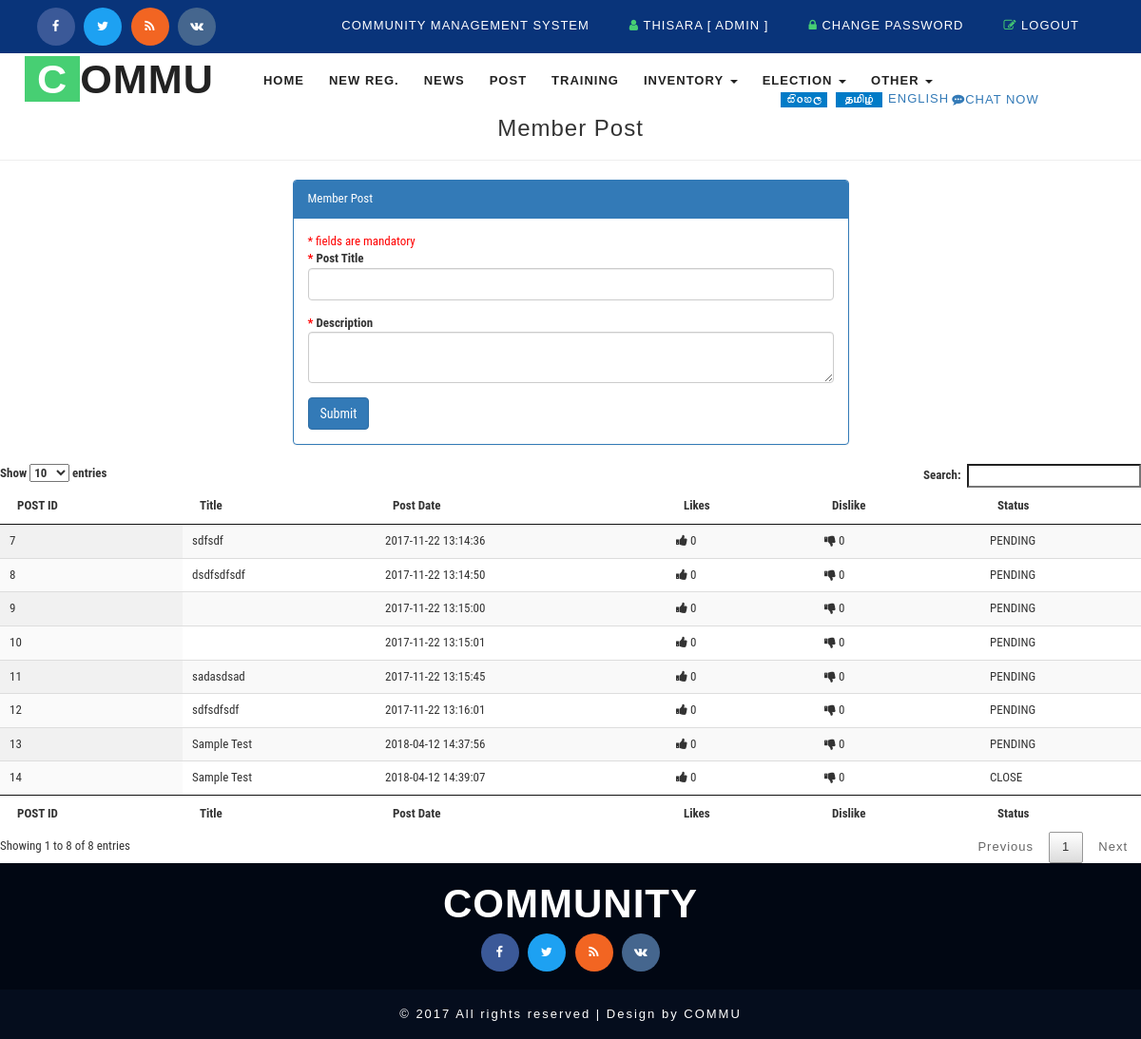
/member_post.php (signed in), run on the app's committed database.
### tables this page shows
CREATE TABLE `cms_post` (  `id` int(5) NOT NULL AUTO_INCREMENT,  `posttitle` varchar(250) DEFAULT NULL,  `description` varchar(250) DEFAULT NULL,  `plike` int(5) DEFAULT 0,  `dislike` int(5) DEFAULT 0,  `usercreated` int(5) DEFAULT NULL COMMENT 'cms_member',  `datecreated` timestamp NOT NULL DEFAULT current_timestamp(),  `status` varchar(10) DEFAULT 'PENDING' COMMENT 'PENDING|ACTIVE|CLOSE',  PRIMARY KEY (`id`),  KEY `FK_cms_post_member` (`usercreated`),  CONSTRAINT `FK_cms_post_member` FOREIGN KEY (`usercreated`) REFERENCES `cms_member` (`id`));

### model/DB.php (called while the page is built, shortened)
<?php
function getDBConnection() {
      $servername = "localhost";
      $username = "commulkc_user";
      $password = "password#1";
      $db = "commulkc_cmsdb";
    $conn = mysqli_connect($servername, $username, $password, $db);
    if (!$conn) {
        die("Connection failed: " . mysqli_connect_error());
    } else {
        return $conn;
    }
}
function getData($sql) {
    $conn = getDBConnection();
    $result = mysqli_query($conn, $sql);
    if (mysqli_num_rows($result) > 0) {
        return $result;
    } else {
        return FALSE;
    }
}
?>

### member_post.php (the view, shortened to what this page needs)
<!DOCTYPE html>
<html lang="en">
    <head>
        <?php include_once './basecss.php'; ?>
    </head>
    <body>
        <div class="header">
            <div class="w3layouts_header_right">
                <div class="agileits-social top_content">
                    <ul>
                        <li><a href="#"><i class="fa fa-facebook"></i></a></li>
                        <li><a href="#"><i class="fa fa-twitter"></i></a></li>
                        <li><a href="#"><i class="fa fa-rss"></i></a></li>
                        <li><a href="#"><i class="fa fa-vk"></i></a></li>
                    </ul>
                </div>
            </div>
            <div class="w3layouts_header_left">
                <?php include './_top.php'; ?>
            </div>
            <div class="clearfix"> </div>
        </div>
        <div class="banner">
            <nav class="navbar navbar-default">
                <div class="navbar-header navbar-left">
                    <h1><a class="navbar-brand" href="index.html"><span>C</span>OMMU</a></h1>
                </div>
                <div class="collapse navbar-collapse navbar-right" id="bs-example-navbar-collapse-1">
                    <nav class="link-effect-2" id="link-effect-2">
                    </nav>
                </div>
                <div class="w3_agile_search">
                    <?php
                    include '_search.php';
                    ?>
                </div>
            </nav>
        </div>
        <div class="row">
            <div class="col-md-12">
                <h3 style="text-align: center">Member Post</h3>
                <hr>
            </div>
        </div>
        <div class="row">
            <div class="col-md-3"></div>
            <div class="col-md-6">
                <?php
                include './model/DB.php';
                ?>
                <div class="panel panel-primary">
                    <div class="panel-heading ">Member Post</div>
                    <div class="panel-body">
                        <span class="mando-msg">* fields are mandatory</span>
                        <form action="member_post.php" method="post">
                            <div class="form-group">
                                <label for="exampleInputEmail1"><span class="mando-msg">*</span> Post Title</label>
                                <input name="posttitle" type="text" required="" class="form-control" id="exampleInputEmail1" >
                            </div>
                            <div class="form-group">
                                <label for="exampleInputPassword1"><span class="mando-msg">*</span> Description</label>
                                <textarea name="description" class="form-control" required=""></textarea>
                            </div>
                            <button type="submit" name="btnSub" class="btn btn-primary">Submit</button>
                        </form>
                    </div>
                </div>
            </div>
            <div class="col-md-3"></div>
        </div>
        <table id="example" class="display" cellspacing="0" width="100%" style="font-size: small">
            <thead>
                <tr>
                    <th>POST ID</th>
                    <th>Title</th>
                    <th>Post Date</th>
                    <th>Likes</th>
                    <th>Dislike</th>
                    <th>Status</th>
                </tr>
            </thead>
            <tfoot>
                <tr>
                    <th>POST ID</th>
                    <th>Title</th>
                    <th>Post Date</th>
                    <th>Likes</th>
                    <th>Dislike</th>
                    <th>Status</th>
                </tr>
            </tfoot>
            <tbody>
                <?php
                $sqlAllPost = " SELECT * FROM cms_post WHERE usercreated = " . $_SESSION['ssn_user'] ['id'];
                $resultPost = getData($sqlAllPost);
                if ($resultPost != FALSE) {
                    while ($row = mysqli_fetch_assoc($resultPost)) {
                        ?>
                        <tr>
                            <td><?= $row['id']; ?></td>
                            <td><?= $row['posttitle']; ?></td>
                            <td><?= $row['datecreated']; ?></td>
                            <td><i class="fa fa-thumbs-up"></i> <?= $row['plike']; ?></td>
                            <td><i class="fa fa-thumbs-down"></i> <?= $row['dislike']; ?> </td>
                            <td><?= $row['status']; ?></td>
                        </tr>
                        <?php
                    }
                }
                ?>
            </tbody>
        </table>
        <?php include './_footer.php'; ?>
    </body>
</html>

### css/style.css (style rules this page uses)
.mando-msg { color:red; }
html, body { font-size: small; font-family: 'Source Sans Pro', sans-serif; background:#ffffff; margin: 0; }
p,ul li,ol li,body a { margin:0; font-family: 'Source Sans Pro', sans-serif; letter-spacing:1px; }
h1,h2,h3,h4,h5,h6 { font-family: 'Source Sans Pro', sans-serif; margin:0; letter-spacing:1px; }
ul,label { margin:0; padding:0; }
input[type="submit"],input[type="reset"],input[type="search"],input[type="text"],input[type="email"] { -webkit-transition: 0.5s ease-in; -moz-transition: 0.5s ease-in; -ms-transition: 0.5s ease-in; -o-transition: 0.5s ease-in; transition:0.5s ease-in; font-family: 'Source Sans Pro', sans-serif; }
.w3layouts_header_left { float: right; margin-top: 10px; }
.w3layouts_header_right { float:left; }
.header { padding: 0.6em 3em; background: #09347a; }
.w3layouts_header_right ul li { display:inline-block; color: #fff; }
.agileits-social.top_content ul { margin: 0!important; }
.agileits-social.top_content { margin: 0!important; }
.w3layouts_header_right ul li i { color: #47cf73; }
.w3layouts_header_right ul li a { color: #fff; text-decoration:none; }
.navbar-default { background: none; border: none; }
.navbar { margin-bottom: 0; }
.navbar-collapse { padding: 0; }
.navbar-right { margin-right: 0; }
nav.navbar.navbar-default { background: none; padding: 0.5em 2em; }
.navbar-right { float: left !important; margin: 1em 0 0 12em; }
.navbar-default .navbar-brand,.navbar-default .navbar-brand:hover, .navbar-default .navbar-brand:focus { color: #222; }
.navbar-brand { height: 42px; padding: 0; font-size: 1.2em; line-height: 43px; font-weight: 700; text-transform: uppercase; }
.navbar-brand span { color: #fff; background: #47cf73; padding: 0px 13px; }
.w3_agile_search { float:right; width: 25%; }
.agileits-social ul { padding:0; margin:0; margin-top: 8px; }
.agileits-social ul li { display:inline-block; }
.agileits-social ul li a { color: #333; text-align: center; }
.agileits-social ul li a i.fa.fa-facebook { height: 40px; width: 40px; background: #3b5998; line-height: 40px; color: #fff; border-radius: 50%; -webkit-border-radius: 50%; -moz-border-radius: 50%; -o-border-radius: 50%; -ms-border-radius: 50%; transition:0.5s all; -webkit-transition:0.5s all; -moz-transition:0.5s all; -o-transition:0.5s all; -ms-transition:0.5s all; }
.agileits-social ul li a i.fa.fa-twitter { height: 40px; width: 40px; background: #1da1f2; line-height: 40px; color: #fff; border-radius: 50%; -webkit-border-radius: 50%; -moz-border-radius: 50%; -o-border-radius: 50%; -ms-border-radius: 50%; transition:0.5s all; -webkit-transition:0.5s all; -moz-transition:0.5s all; -o-transition:0.5s all; -ms-transition:0.5s all; }
.agileits-social ul li a i.fa.fa-rss { height: 40px; width: 40px; background: #f26522; line-height: 40px; color: #fff; border-radius: 50%; -webkit-border-radius: 50%; -moz-border-radius: 50%; -o-border-radius: 50%; -ms-border-radius: 50%; transition:0.5s all; -webkit-transition:0.5s all; -moz-transition:0.5s all; -o-transition:0.5s all; -ms-transition:0.5s all; }
.agileits-social ul li a i.fa.fa-vk { height: 40px; width: 40px; background: #45668e; line-height: 40px; color: #fff; border-radius: 50%; -webkit-border-radius: 50%; -moz-border-radius: 50%; -o-border-radius: 50%; -ms-border-radius: 50%; transition:0.5s all; -webkit-transition:0.5s all; -moz-transition:0.5s all; -o-transition:0.5s all; -ms-transition:0.5s all; }
.agileits-social ul li:nth-child(2) { margin:0 .5em; }
.agileits-social ul li:nth-child(3) { margin:0 .5em 0 0; }
@media (max-width:1440px) { .navbar-right { margin: 1em 0 0 9em; } }
@media (max-width:1440px) { .w3_agile_search { float: right; width: 29%; } }
@media (max-width: 1366px) { .navbar-right { margin: 1em 0 0 6em; } }
@media (max-width: 1366px) { .w3_agile_search { float: right; width:30%; } }
@media (max-width: 1280px) { .navbar-right { margin: 1em 0 0 3em; } }
@media (max-width: 1280px) { .w3_agile_search { float: right; width: 31%; } }

### data on the page
cms_post: id "7", posttitle "sdfsdf", datecreated "2017-11-22 13:14:36", plike "0", dislike "0", status "PENDING"
cms_post: id "8", posttitle "dsdfsdfsdf", datecreated "2017-11-22 13:14:50", plike "0", dislike "0", status "PENDING"
cms_post: id "9", datecreated "2017-11-22 13:15:00", plike "0", dislike "0", status "PENDING"
cms_post: id "10", datecreated "2017-11-22 13:15:01", plike "0", dislike "0", status "PENDING"
cms_post: id "11", posttitle "sadasdsad", datecreated "2017-11-22 13:15:45", plike "0", dislike "0", status "PENDING"
cms_post: id "12", posttitle "sdfsdfsdf", datecreated "2017-11-22 13:16:01", plike "0", dislike "0", status "PENDING"
cms_post: id "13", posttitle "Sample Test", datecreated "2018-04-12 14:37:56", plike "0", dislike "0", status "PENDING"
cms_post: id "14", posttitle "Sample Test", datecreated "2018-04-12 14:39:07", plike "0", dislike "0", status "CLOSE"

### other printed values
$_SESSION['ssn_user']['firstname'] "THISARA"
$_SESSION['ssn_user']['role'] "ADMIN"
